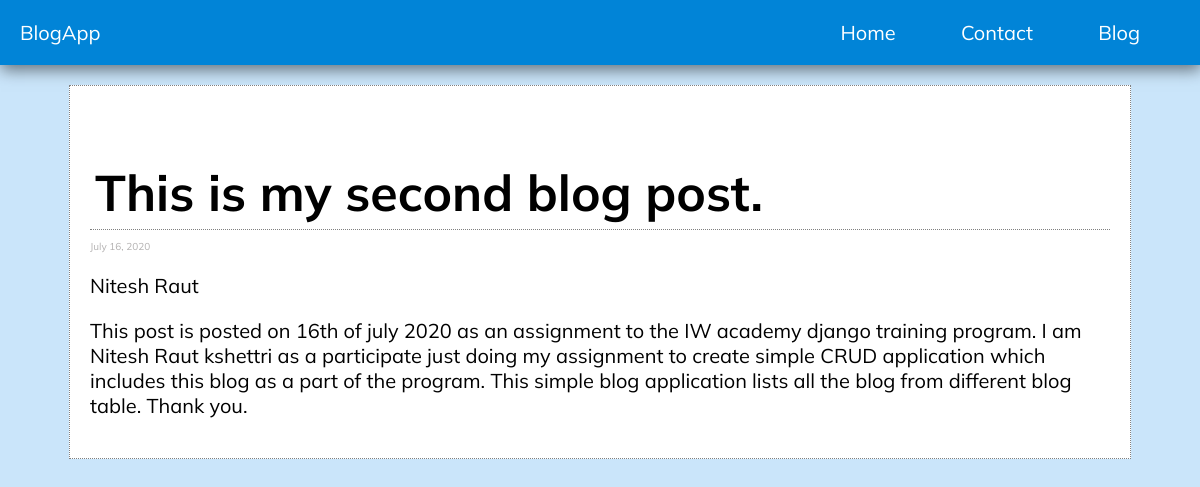
Page /blog/2 on the committed database.
### blogapp/models.py (models this page shows, shortened)
class Blog(models.Model):
    title = models.CharField(max_length=150)
    blog_body = models.TextField()
    created_at = models.DateField(auto_now=True)
    updated_at = models.DateField(auto_now_add=True)
    author = models.ForeignKey(Author, on_delete=models.CASCADE)

class Author(models.Model):
    name = models.CharField(max_length=150)
    def __str__(self):
        return self.name

### blogapp/views.py (the view)
# urls.py: path('blog/<int:post_id>', blog_detail, name='blog_detail'),
def blog_detail(request, post_id):
    post = get_object_or_404(Blog, id=post_id)
    context = {
        'post': post
    }
    return render(request, 'blogapp/blog_detail.html', context)

### blogapp/templates/blogapp/blog_detail.html (shortened to what this page needs)
{% extends 'blogapp/base.html' %}
{% block content %}
<section class="blog_posts blog_posts_detail">
    <div class="Card_detail">
        <p class="title_detail">{{ post.title }}</p>
        <div class="blog_content">
            <p class="grey">
                {% if post.updated_at %}
                    {{ post.updated_at }}
                {% else %}
                    {{ post.created_at }}
                {% endif %}
            </p>
            <p>{{ post.author }}</p>
            <p>{{ post.blog_body }}</p>
        </div>
    </div>
</section>
{% endblock %}

### blogapp/static/style.css (style rules this page uses)
body { padding: 0; margin: 0; box-sizing: border-box; color: white; font-size: 20px; font-family: 'Mulish'; background-color: #cae5fa; }
.blog_posts { width: 85%; margin: auto; background-color: white; border: 1px grey dotted; padding: 1em; color: black; }
.blog_posts_detail { margin-top: 1em; }
.title_detail { margin-top: 1em; font-size: 50px; font-weight: bold; border-bottom: 1px grey dotted; margin-bottom: 5px; padding: 5px; }
.grey { font-size: 0.5em; color: #b3b1b1; }

### rows in the picture
Blog: title "This is my second blog post.", updated_at "July 16, 2020", author "Nitesh Raut", blog_body "This post is posted on 16th of july 2020 as an assignment to the IW academy django training program. I am Nitesh Raut kshettri as a participate just doing my assignment to create simple CRUD application which includes this blog as a part of the program. This simple blog application lists all the blog from different blog table. Thank you."
